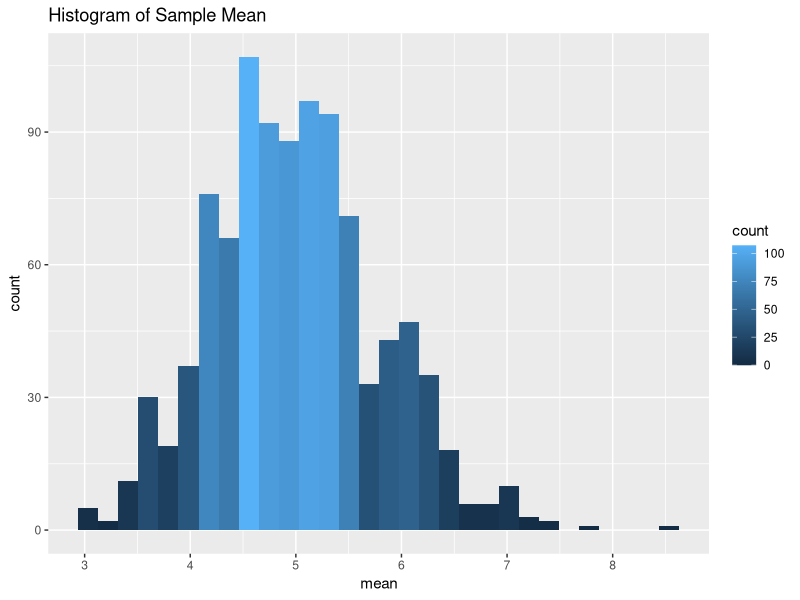
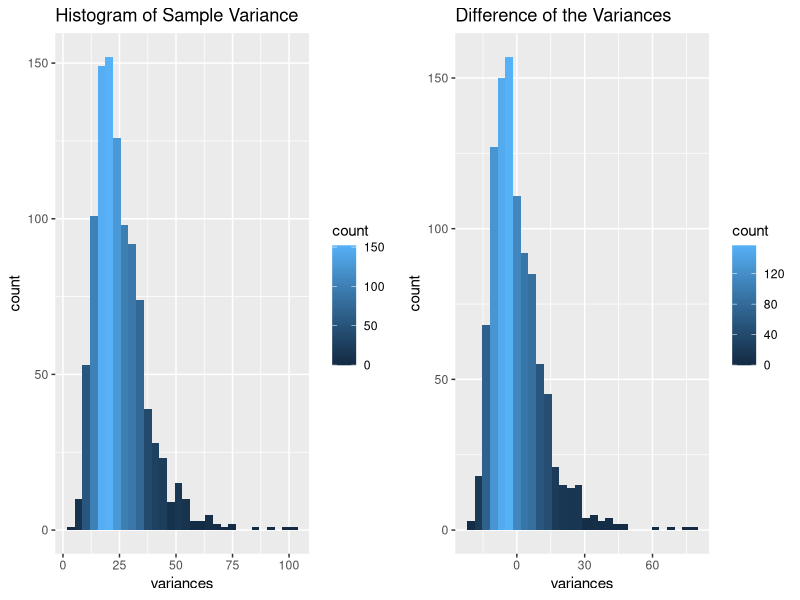
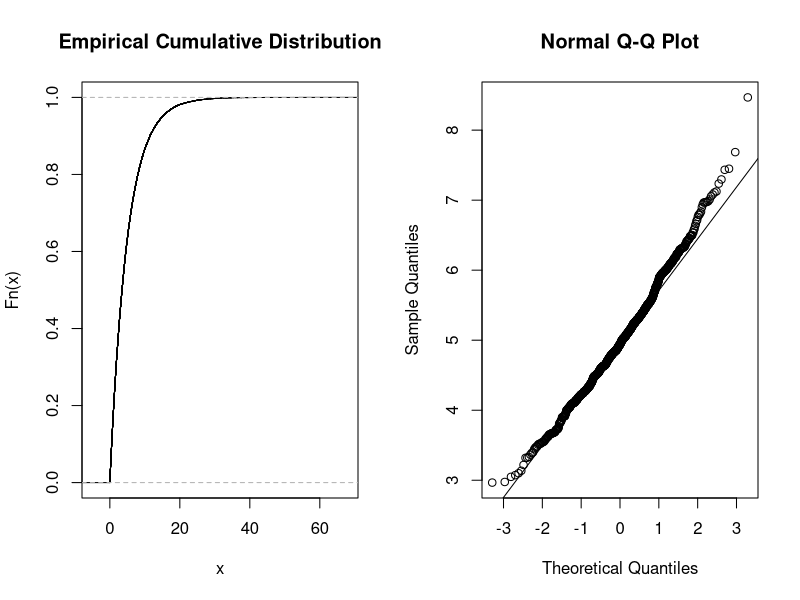

The R source for these figures, in order:
## ---- chunk 1
loop <- 1000
lambda <- 0.2
n <- 40
seed <- 100
## ---- chunk 2
set.seed(seed)
rawResult <- rexp(loop * n, lambda)
result <- matrix(rawResult, loop)
## ---- chunk 3
sampleMean <- rowMeans(result)
sampleVar <- apply(result, 1, var)
## ---- chunk 4
#hist(sampleMean)
library(ggplot2)
m <- qplot(sampleMean, geom="histogram", main="Histogram of Sample Mean", 
           xlab="mean", ylab="count")
m + geom_histogram(aes(fill = ..count..))
## ---- chunk 5
library(gridExtra)
m1 <- qplot(sampleVar, geom="histogram", main="Histogram of Sample Variance", 
           xlab="variances", ylab="count")
m1 <- m1 + geom_histogram(aes(fill = ..count..))

diff <- sampleVar - (1 / lambda)^2
m2 <- qplot(diff, geom="histogram", main="Difference of the Variances", 
           xlab="variances", ylab="count")
m2 <- m2 + geom_histogram(aes(fill = ..count..))
grid.arrange(m1, m2, ncol=2)
## ---- chunk 6
defaultPar <- par(mfrow=c(1, 2))
plot(ecdf(rawResult), main="Empirical Cumulative Distribution")
qqnorm(sampleMean)
qqline(sampleMean)
par(defaultPar)
